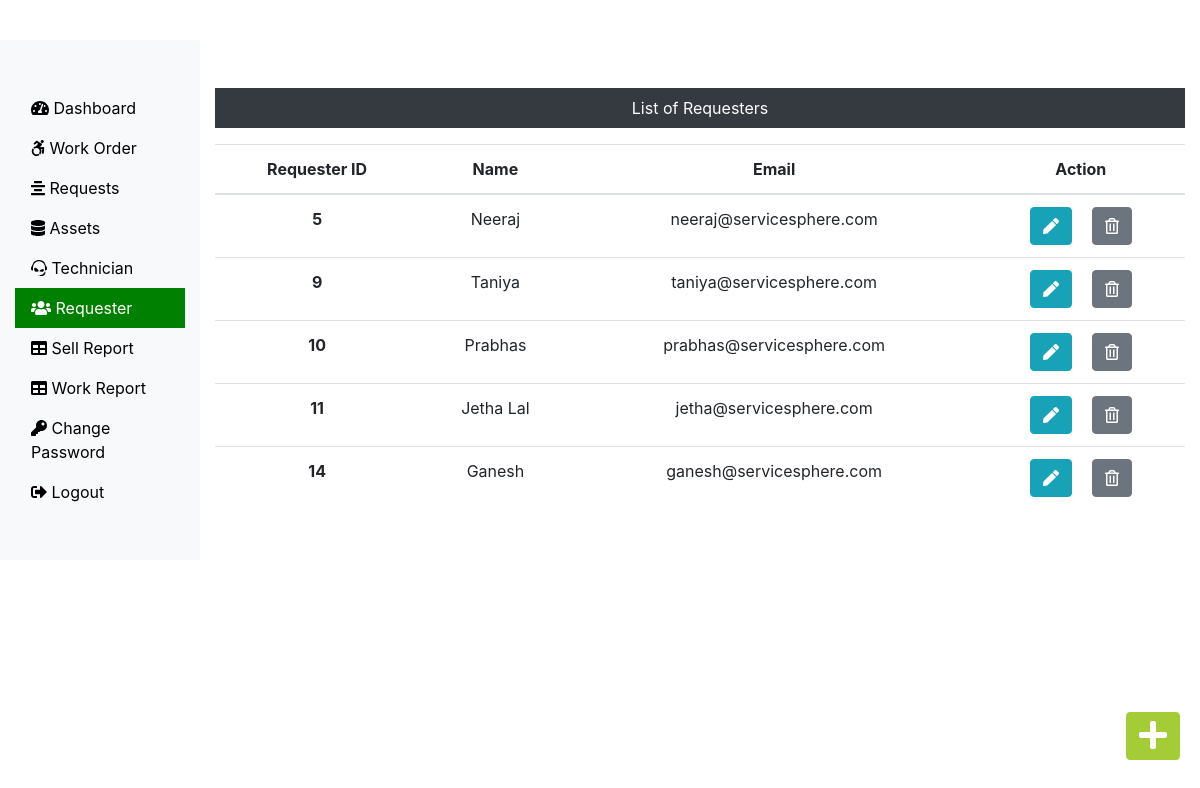
/Admin/requester.php (signed in), run on the app's committed database.
### tables this page shows
CREATE TABLE `requesterlogin_tb` (
  `r_login_id` int(11) NOT NULL,
  `r_name` varchar(60) NOT NULL,
  `r_email` varchar(60) NOT NULL,
  `r_password` varchar(60) NOT NULL
);

### Admin/requester.php (the view, shortened to what this page needs)
<?php
include('includes/header.php');
include('../dbConnection.php');
?>
<div class="col-sm-9 col-md-10 mt-5 text-center">
  <p class=" bg-dark text-white p-2">List of Requesters</p>
  <?php
    $sql = "SELECT * FROM requesterlogin_tb";
    $result = $conn->query($sql);
    if($result->num_rows > 0){
 echo '<table class="table">
  <thead>
   <tr>
    <th scope="col">Requester ID</th>
    <th scope="col">Name</th>
    <th scope="col">Email</th>
    <th scope="col">Action</th>
   </tr>
  </thead>
  <tbody>';
  while($row = $result->fetch_assoc()){
   echo '<tr>';
    echo '<th scope="row">'.$row["r_login_id"].'</th>';
    echo '<td>'. $row["r_name"].'</td>';
    echo '<td>'.$row["r_email"].'</td>';
    echo '<td><form action="editreq.php" method="POST" class="d-inline"> <input type="hidden" name="id" value='. $row["r_login_id"] .'><button type="submit" class="btn btn-info mr-3" name="view" value="View"><i class="fas fa-pen"></i></button></form>
    <form action="" method="POST" class="d-inline"><input type="hidden" name="id" value='. $row["r_login_id"] .'><button type="submit" class="btn btn-secondary" name="delete" value="Delete"><i class="far fa-trash-alt"></i></button></form></td>
   </tr>';
  }
 echo '</tbody>
 </table>';
} else {
  echo "0 Result";
}
?>
</div>
</div>
<div><a class="btn btn-danger box" href="insertreq.php"><i class="fas fa-plus fa-2x"></i></a>
</div>
</div>
<?php
include('includes/footer.php');
?>

### css/custom.css (style rules this page uses)
a { color: black; }
.box { position: fixed; bottom: 10px; right: 20px; margin-bottom: 30px; }

### data on the page
requesterlogin_tb: r_login_id "5", r_name "Neeraj", r_email "neeraj@servicesphere.com"
requesterlogin_tb: r_login_id "9", r_name "Taniya", r_email "taniya@servicesphere.com"
requesterlogin_tb: r_login_id "10", r_name "Prabhas", r_email "prabhas@servicesphere.com"
requesterlogin_tb: r_login_id "11", r_name "Jetha Lal", r_email "jetha@servicesphere.com"
requesterlogin_tb: r_login_id "14", r_name "Ganesh", r_email "ganesh@servicesphere.com"
